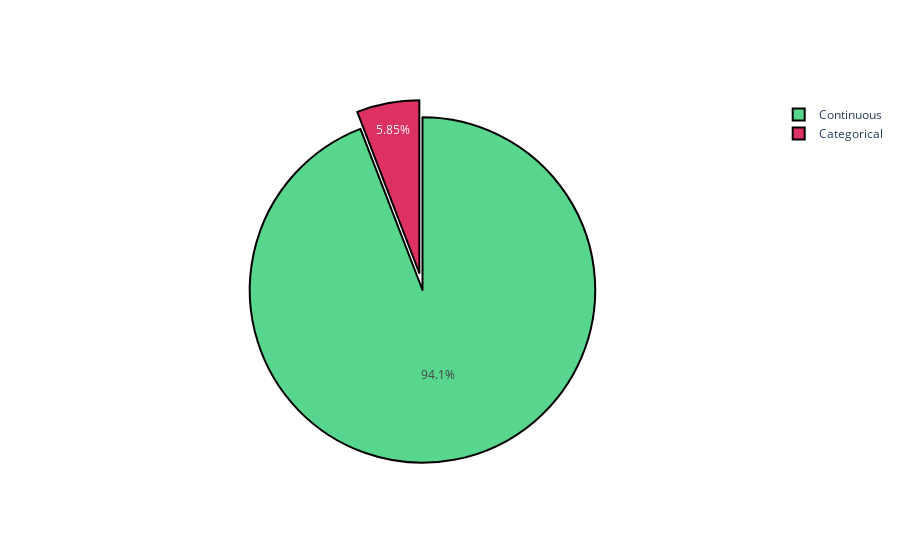

Write notebook code for a chart like this one.
### Code cell
configure_plotly_browser_state()
FEATURES = list(train.columns[2:190])
TARGET = "target"
cont_features = [col for col in FEATURES if col not in cat_features]
labels=['Categorical', 'Continuous']
values= [len(cat_features), len(cont_features)]
colors = ['#DE3163', '#58D68D']

print(f'\033[94mTotal number of features: {len(FEATURES) + 2   }')
print(f'\033[94mNumber of categorical features: {len(cat_features)}')
print(f'\033[94mNumber of continuos features: {len(cont_features)-2}')

fig = go.Figure(data=[go.Pie(
    labels=labels, 
    values=values, pull=[0.1, 0 ],
    marker=dict(colors=colors, 
                line=dict(color='#000000', 
                          width=2))
)])
fig.show()
print(FEATURES)

### Figure 1 — Plotly figure (JSON) as saved in the notebook; plotly's stock layout.template omitted (floating-point values rounded to 4 significant figures)
{"data": [{"labels": ["Categorical", "Continuous"], "marker": {"colors": ["#DE3163", "#58D68D"], "line": {"color": "#000000", "width": 2}}, "pull": [0.1, 0], "values": [11, 177], "type": "pie"}], "layout": {}}
